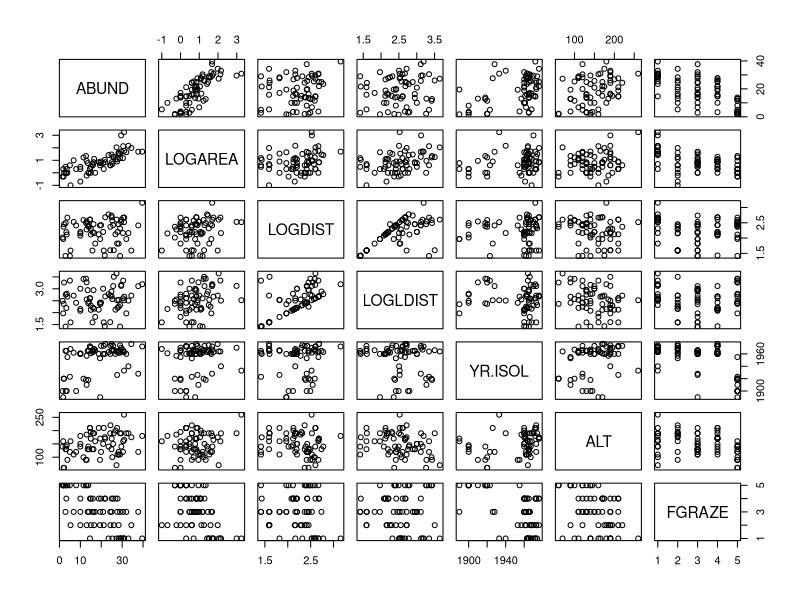
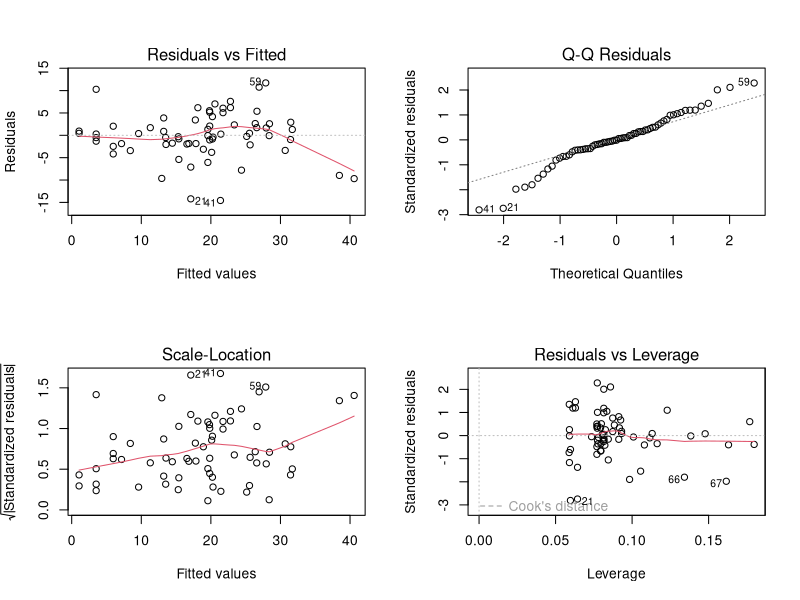

Source code (R) for these figures, in order:
## ----Q2, eval=TRUE, echo=SOLUTIONS, results=SOLUTIONS, collapse=TRUE-----------------------------------------------------------------------
loyn <- read.table("./data/loyn.txt", header = TRUE,
                   stringsAsFactors = TRUE)
str(loyn)
loyn$FGRAZE <- factor(loyn$GRAZE)
loyn$LOGAREA <- log10(loyn$AREA)
loyn$LOGDIST <- log10(loyn$DIST)
loyn$LOGLDIST <- log10(loyn$LDIST)


## ----Q3, eval=TRUE, echo=SOLUTIONS, results=SOLUTIONS, collapse=TRUE-----------------------------------------------------------------------
# Example:

# Rank	|	Predictor	|	Biological effect
# 1	    |	LOGAREA	  |	Large patches containing proportionally
#                     more core habitat: enable persistence of
#                     species with larger home ranges. 
# 3	    |	LOGDIST	  |	?
# ?	    |	LOGLDIST	|	?
# 2	    |	YR.ISOL	  |	?
# ?	    |	ALT		    |	?
# ?	    |	FGRAZE	  |	?

# expect to come up with different predictions!
# The main limitation is our lack of insider and expert knowledge of the
# study system and area, of course.


## ----Q4, eval=TRUE, echo=SOLUTIONS, results=SOLUTIONS, collapse=TRUE-----------------------------------------------------------------------
VOI<- c("ABUND", "LOGAREA", "LOGDIST", "LOGLDIST", "YR.ISOL", "ALT", "FGRAZE")
pairs(loyn[, VOI])

# There is variable degrees of imbalance (correlation) between predictors
# such as:
# LOGAREA and FGRAZE, 
# LOGDIST and LOGLDIST (quite expected), 
# YR.ISOL and other variables like LOGAREA or FGRAZE, 
# LOGAREA and ALT, 
# but overall a decent spread of observations across these pairs of predictors.

# The relationship between the response variable ABUND and all the predictors
# is visible in the top row:
#  Some potential correlations present like with LOGAREA (positive), 
# YR.ISOl (positive), maybe ALT (positive) and FGRAZE (negative).


## ----Q5, eval=TRUE, echo=SOLUTIONS, results=SOLUTIONS, collapse=TRUE-----------------------------------------------------------------------
M1 <- lm(ABUND ~ LOGAREA + LOGDIST + LOGLDIST +
                 YR.ISOL + ALT + FGRAZE,
         data = loyn)


## ----Q6, eval=TRUE, echo=SOLUTIONS, results=SOLUTIONS, collapse=TRUE-----------------------------------------------------------------------
anova(M1)
summary(M1)


## ----Q7, eval=TRUE, echo=SOLUTIONS, results=SOLUTIONS, collapse=TRUE-----------------------------------------------------------------------
library(car)
vif(M1)

# potential problem with FGRAZE (as seen from data exploration) with LOGAREA
# or YR.ISOL
# ignore for the moment


## ----Q8, eval=TRUE, echo=SOLUTIONS, results=SOLUTIONS, collapse=TRUE-----------------------------------------------------------------------
anova(M1)
summary(M1)

# ANOVA allows testing overall significance for categorical predictors,
# which is more handy. 
# But the results of this ANOVA depend on the order of the variables,
# which is arbitrary here.
# We could change the order but there are too many possible permutations
# Summary p-values don't suffer that problem but test different hypotheses
# It would be useful to use an ANOVA that doesn't depend on the order
# of inclusion of the variables


## ----Q9, eval=TRUE, echo=SOLUTIONS, results=SOLUTIONS, collapse=TRUE-----------------------------------------------------------------------
drop1(M1, test = "F")

# LOGDIST is the least significant, hence makes the least 
# contribution to the variability explained by the model, 
# with respect to the number of degrees of freedom it uses (1)


## ----Q10, eval=TRUE, echo=SOLUTIONS, results=SOLUTIONS, collapse=TRUE----------------------------------------------------------------------
M2 <- lm(ABUND ~ LOGAREA + LOGLDIST + # removing LOGDIST here
                 YR.ISOL + ALT + FGRAZE,
         data = loyn)

# or use the shortcut:

M2<- update(M1, formula = . ~ . - LOGDIST) # "." means all previous variables
drop1(M2, test = "F")

# YR.ISOL is now the least significant, hence makes the least 
# contribution to the variability explained by the model, 
# with respect to the number of degrees of freedom it uses (1)

M3 <- update(M2, formula = . ~ . - YR.ISOL)
drop1(M3, test = "F")

# LOGLDIST and ALT now the least significant. Choosing on the basis of
# p-values this similar is really quite arbitrary, so would be best guided
# by expert knowledge if we have it.
# in the absence of strong a-priori expertise, we'll go for LOGLDIST

M4 <- update(M3, formula = . ~ . - LOGLDIST)
drop1(M4, test = "F")

# and finally drop ALT from the model
M5 <- lm(ABUND ~ LOGAREA + FGRAZE, data = loyn) # writing model in full for clarity
drop1(M5, test = "F")
# All significant: no more terms to drop. Here we are, back to a
# familiar version of the model!


## ----Q11, eval=TRUE, echo=SOLUTIONS, results=SOLUTIONS, collapse=TRUE----------------------------------------------------------------------
par(mfrow = c(2,2))
plot(M5)

# Seen that already!
# For info:
# To test the normality of residuals assumption we use the Normal Q-Q plot. 
# The central residuals are not too far from the Q-Q line but the extremes
# are too extreme (the tails of the distribution are too long).

# Some observations, both high and low, are poorly explained by the model.
# The plot of the residuals against the fitted values suggests
# these extreme residuals happen for intermediate fitted values.

# Looking at the homogeneity of variance assumption
# (Residuals vs Fitted and Scale-Location plot),
# the graphs are mostly messy, with no clear pattern emerging.
# There is a hint of smaller variance with the lowest fitted values,
# which is not ideal.
# This could mean that the homogeneity of variance assumption is not met
# (i.e. the variances are not the same). 
# The observations with the highest leverage don't appear to be overly
# influential, based on Cook's distances in the Residuals vs Leverage plot.  

# ABUND being bounded by zero, it wouldn't be too surprising that the
# variance increases with the mean abundance.


## ----Q12, eval=TRUE, echo=SOLUTIONS, results=SOLUTIONS, collapse=TRUE----------------------------------------------------------------------
# No we don't, in this simple case:
# when an interaction is significant, the main effects should be left
# in irrespective of significance, because the interaction cannot be
# interpreted correctly without its main effect.

# Likewise, when an interaction is non-significant it must go first,
# and only then the evidence for the main effects can be assessed.

# Because R always includes interactions *after* their main effects
# in the models, the anova of the model returns the same result as drop1, 
# in our simple model which has no interactions with other terms

# Demo:
M6<- lm(ABUND ~ LOGAREA * FGRAZE, data = loyn) # writing the model in full for clarity
anova(M6)
drop1(M6, test= "F") # drop1 is clever enough that it doesn't let you
# see the p-values for the main effect, in the presence of their interaction.


## ----Q13, eval=TRUE, echo=SOLUTIONS, results=SOLUTIONS, collapse=TRUE----------------------------------------------------------------------
# Biologically: what we already found out in the previous LM exercises:
# There is a significant effect of grazing levels, especially the highest
# level with a negative effect on bird abundance

# There is a significant positive effect of patch area, too.

# The relative importance of patch area and grazing is not clear, as these
# are correlated, with smaller patches also having higher grazing intensity
# on average, and larger patches lower grazing intensity.

# Some observations are poorly predicted (fitted) using the set of
# available predictors.

# Methodologically:
# Doing model selection is difficult without an intrinsic / expert knowledge
# of the system, to guide what variables to include.
# Even with this dataset, many more models could have been formulated.
# For example, for me, theory would have suggested to test an interaction 
# between YR.ISOL and LOGDIST (or LOGLDIST?), 
# because LOGDIST will affect dispersal, 
# and the time since isolation of the patch may affect how important
# dispersal has been to maintain or rescue populations 
# (for recently isolated patches, dispersal, and hence distance to nearest
# patches may have a less important effect)

